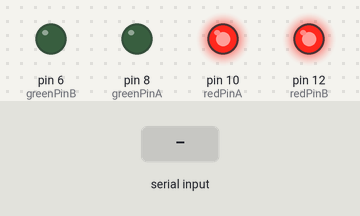
The sketch below on a simulated Arduino Uno, built with avr-gcc and run on an emulated ATmega328P. Parts: output pins drawn as LEDs (lit = HIGH). The inputs (shaded band) are chosen by the test bench.

Above: at 1.2 s.
1.3 s: "1\n" received over Serial
At 2.0 s:
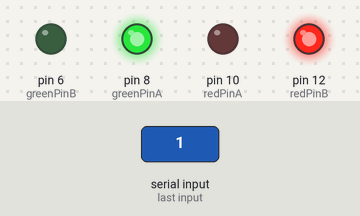
Timing chart, 0 to 8.8 s (numbered marks = the images above; inputs shaded):
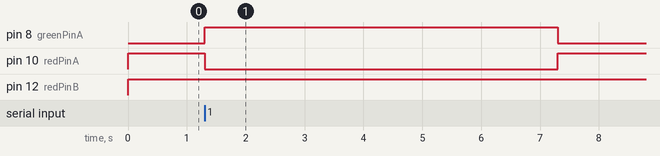

The sketch:

arduino.ino
```cpp
#include <SoftwareSerial.h>


const int redPinA = 10;
const int greenPinA = 8;
const int redPinB = 12;
const int greenPinB = 6;
void setup() {
  // put your setup code here, to run once:
  pinMode(redPinA, OUTPUT);
  pinMode(greenPinA, OUTPUT);
  pinMode(redPinB, OUTPUT);
  pinMode(greenPinB, OUTPUT);
  Serial.begin(9600);

}

void loop() {
  int response;
  // Read response from Raspberry Pi
  if(Serial.available()>0){
      int response = Serial.parseInt();
      if (response == 1){
    digitalWrite(redPinA, LOW);
    digitalWrite(greenPinA, HIGH);
    digitalWrite(redPinB, HIGH);
    digitalWrite(greenPinB, LOW);
    delay(6000); // Wait for 3 seconds

  }
  if(response==2){
    // Yellow light
    digitalWrite(redPinA, HIGH);
    digitalWrite(greenPinA, LOW);
    digitalWrite(redPinB, LOW);
    digitalWrite(greenPinB, HIGH);
    delay(6000); // Wait for 3 seconds
  }
if(response==-1){
    // Green light
    digitalWrite(redPinA, HIGH);
    digitalWrite(greenPinA, LOW);
    digitalWrite(redPinB, HIGH);
    digitalWrite(greenPinB, LOW);
    delay(1000);

  }
  // Process response as needed
  // put your main code here, to run repeatedly:
  // Red light

  //  Wait for 3 seconds

    // Pedestrian signal
    // digitalWrite(redPin, LOW);
    // digitalWrite(yellowPin, LOW);
    // digitalWrite(greenPin, LOW);
    // digitalWrite(pedestrianPin, HIGH);
    // delay(1000); // Wait for 3 seconds


}
  digitalWrite(redPinA, HIGH);
  digitalWrite(redPinB, HIGH);
  digitalWrite(greenPinA, LOW);
  digitalWrite(greenPinB, LOW);
}
```

Measured:
- after the input at 1.3 s, pin 8 (greenPinA): LOW → HIGH at once, → LOW 6.0 s later; pin 10 (redPinA): HIGH → LOW at once, → HIGH 6.0 s later
